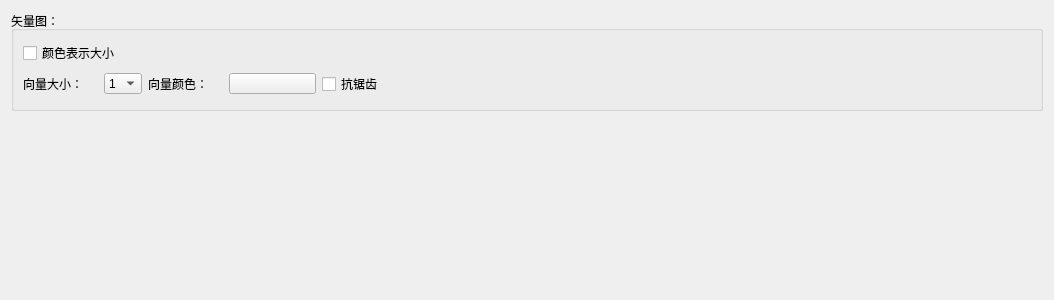
<?xml version="1.0" encoding="UTF-8"?>
<ui version="4.0">
 <class>VectorConfigWidget</class>
 <widget class="QWidget" name="VectorConfigWidget">
  <property name="geometry">
   <rect>
    <x>0</x>
    <y>0</y>
    <width>1054</width>
    <height>300</height>
   </rect>
  </property>
  <property name="windowTitle">
   <string>Form</string>
  </property>
  <layout class="QGridLayout" name="gridLayout">
   <item row="0" column="0">
    <widget class="QGroupBox" name="groupBox_4">
     <property name="minimumSize">
      <size>
       <width>0</width>
       <height>100</height>
      </size>
     </property>
     <property name="maximumSize">
      <size>
       <width>16777215</width>
       <height>100</height>
      </size>
     </property>
     <property name="title">
      <string>矢量图：</string>
     </property>
     <layout class="QGridLayout" name="gridLayout_4">
      <item row="1" column="0">
       <layout class="QHBoxLayout" name="horizontalLayout_13">
        <item>
         <widget class="QLabel" name="label_8">
          <property name="minimumSize">
           <size>
            <width>75</width>
            <height>21</height>
           </size>
          </property>
          <property name="maximumSize">
           <size>
            <width>75</width>
            <height>21</height>
           </size>
          </property>
          <property name="text">
           <string>向量大小：</string>
          </property>
         </widget>
        </item>
        <item>
         <widget class="QComboBox" name="vectorSize">
          <property name="minimumSize">
           <size>
            <width>38</width>
            <height>21</height>
           </size>
          </property>
          <property name="maximumSize">
           <size>
            <width>38</width>
            <height>21</height>
           </size>
          </property>
          <item>
           <property name="text">
            <string>1</string>
           </property>
          </item>
          <item>
           <property name="text">
            <string>2</string>
           </property>
          </item>
          <item>
           <property name="text">
            <string>3</string>
           </property>
          </item>
          <item>
           <property name="text">
            <string>4</string>
           </property>
          </item>
          <item>
           <property name="text">
            <string>5</string>
           </property>
          </item>
         </widget>
        </item>
       </layout>
      </item>
      <item row="1" column="1">
       <layout class="QHBoxLayout" name="horizontalLayout_12">
        <item>
         <widget class="QLabel" name="label_9">
          <property name="minimumSize">
           <size>
            <width>75</width>
            <height>21</height>
           </size>
          </property>
          <property name="maximumSize">
           <size>
            <width>75</width>
            <height>21</height>
           </size>
          </property>
          <property name="text">
           <string>向量颜色：</string>
          </property>
         </widget>
        </item>
        <item>
         <widget class="QPushButton" name="vecColor">
          <property name="minimumSize">
           <size>
            <width>87</width>
            <height>21</height>
           </size>
          </property>
          <property name="maximumSize">
           <size>
            <width>87</width>
            <height>21</height>
           </size>
          </property>
          <property name="text">
           <string/>
          </property>
         </widget>
        </item>
       </layout>
      </item>
      <item row="1" column="2">
       <widget class="QCheckBox" name="veccheckBox">
        <property name="text">
         <string>抗锯齿</string>
        </property>
       </widget>
      </item>
      <item row="1" column="3">
       <spacer name="horizontalSpacer_5">
        <property name="orientation">
         <enum>Qt::Horizontal</enum>
        </property>
        <property name="sizeHint" stdset="0">
         <size>
          <width>626</width>
          <height>20</height>
         </size>
        </property>
       </spacer>
      </item>
      <item row="0" column="0">
       <widget class="QCheckBox" name="disMode">
        <property name="text">
         <string>颜色表示大小</string>
        </property>
       </widget>
      </item>
     </layout>
    </widget>
   </item>
   <item row="1" column="0">
    <spacer name="verticalSpacer">
     <property name="orientation">
      <enum>Qt::Vertical</enum>
     </property>
     <property name="sizeHint" stdset="0">
      <size>
       <width>20</width>
       <height>173</height>
      </size>
     </property>
    </spacer>
   </item>
  </layout>
 </widget>
 <resources/>
 <connections/>
</ui>
